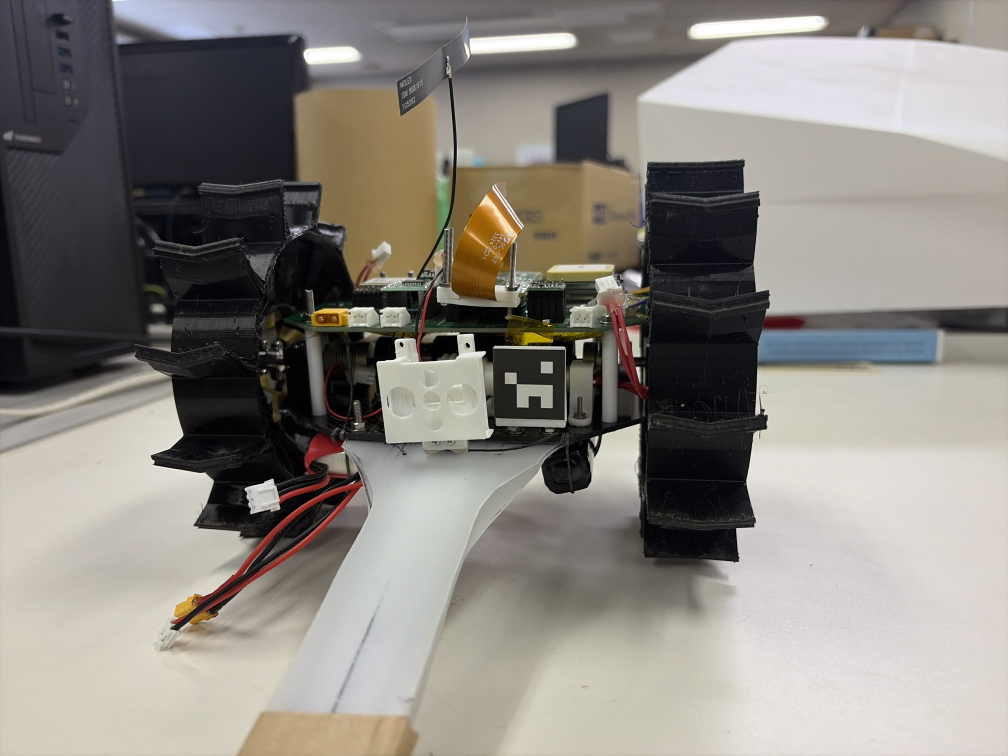
#> input picture images/test.JPG, 4032 x 3024 px (shown at 1/4 size)
$ python test_ar_detect.py
#> lines starting #> are read from the running program, lines starting #| are printed output that depends on the picture
#> the answer given: ../images/test.JPG
### image_processor.py
import cv2
import numpy as np
from pathlib import Path
import math


class ImageProcessor:
    """
    画像処理用クラス

    機能:
        - 画像を読み込む
        - 複数のHSV範囲から任意色を検出して占有率を計算する
        - 画像を圧縮して保存する
        - 画像を保存する
        - ARマーカーを検出する
    """

    RED_HSV_RANGES = [
        ((0, 100, 100), (10, 255, 255)),
        ((160, 100, 100), (179, 255, 255)),
    ]
    ORANGE_HSV_RANGES = [
        ((0, 150, 120), (12, 255, 255)),
        ((170, 150, 120), (179, 255, 255)),
    ]
    PURPLE_HSV_RANGES = [
        ((125, 80, 50), (160, 255, 255)),
    ]

    def __init__(self, logger=None):
        self.logger = logger

    # [5 lines left out: function _log, not called in this run]

    def load_image(self, image_path):
        """
        指定された画像ファイルを読み込む
        """

        image_path = Path(image_path)

        if not image_path.exists():
            raise FileNotFoundError(f"画像ファイルが存在しません: {image_path}")

        image = cv2.imread(str(image_path))
#> image is the input picture: shape (3024, 4032, 3); mean B, G, R 127.8, 133.8, 138.2

        if image is None:
            raise ValueError(f"画像を読み込めませんでした: {image_path}")

        return image

    # [691 lines left out: functions select_best_selfie_image, flip_horizontal, compress_image, detect_color, detect_red_ball_candidates, detect_red_ball_circle_candidates and 1 more, not called in this run]


    def detect_largest_aruco_marker(self, image):
        """
        画像から最大のArUcoマーカーを1つ検出する。

        使用するArUco辞書:
            cv2.aruco.DICT_4X4_50

        Parameters
        ----------
        image : numpy.ndarray
            OpenCVで読み込んだ画像データ

        Returns
        -------
        result : dict
            ArUcoマーカー検出結果
        """

        height, width = image.shape[:2]
#> height = 3024; width = 4032
        image_area = width * height
#> image_area = 12192768

        result = {
            "is_detected": False,
            "marker_id": None,
            "center_x": None,
            "center_y": None,
            "corners": None,
            "tilt_deg": None,
            "marker_area_px": None,
            "marker_area_ratio": None,
            "bbox_x": None,
            "bbox_y": None,
            "bbox_w": None,
            "bbox_h": None,

            "reason": "マーカーが検出されませんでした"
        }

        if image_area == 0:
            result["reason"] = "画像サイズが不正です"
            return result

        # グレースケール化
        gray = cv2.cvtColor(image, cv2.COLOR_BGR2GRAY)
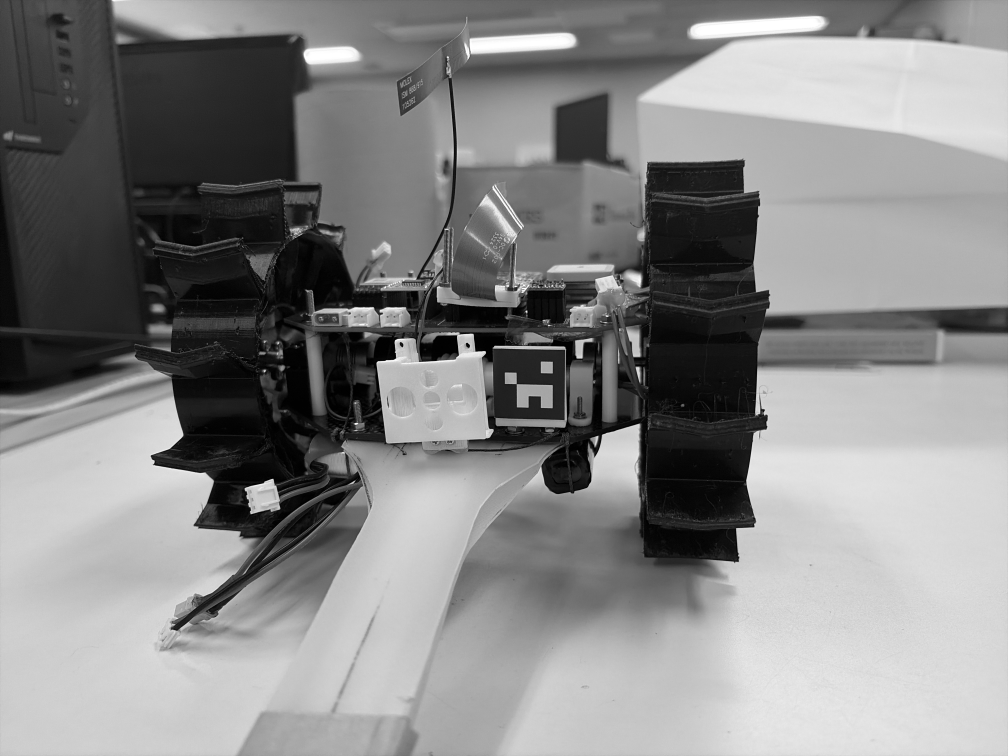
#> gray: shape (3024, 4032) (shown at 1/4 size); min 0, max 255, mean 134.4

        # ArUco辞書を指定
        aruco_dict = cv2.aruco.getPredefinedDictionary(
            cv2.aruco.DICT_4X4_50
        )

        # OpenCVのバージョン差に対応
        if hasattr(cv2.aruco, "ArucoDetector"):
            parameters = cv2.aruco.DetectorParameters()
            detector = cv2.aruco.ArucoDetector(aruco_dict, parameters)
            corners, ids, rejected = detector.detectMarkers(gray)
#> corners = (); ids = None; rejected = 18 items
        else:
            # 旧OpenCVではコンストラクタを直接呼ぶと、環境によって
            # detectMarkers内でsegmentation faultになるため専用factoryを使う。
            parameters = cv2.aruco.DetectorParameters_create()
            corners, ids, rejected = cv2.aruco.detectMarkers(
                gray,
                aruco_dict,
                parameters=parameters
            )

        # マーカー未検出
        if ids is None or len(ids) == 0:
            return result

        # 複数検出された場合は、一番面積が大きいマーカーを採用
        largest_index = 0
        largest_area = 0

        for i, marker_corners in enumerate(corners):
            points = marker_corners[0]
            area = cv2.contourArea(points)

            if area > largest_area:
                largest_area = area
                largest_index = i

        marker_corners = corners[largest_index]
        marker_id = int(ids[largest_index][0])
        points = marker_corners[0]

        # 四隅座標
        top_left = points[0]
        top_right = points[1]

        # 中心座標
        center_x = float(np.mean(points[:, 0]))
        center_y = float(np.mean(points[:, 1]))

        # 画像上の傾き
        dx = top_right[0] - top_left[0]
        dy = top_right[1] - top_left[1]
        tilt_deg = math.degrees(math.atan2(dy, dx))

        # 面積
        marker_area_px = float(cv2.contourArea(points))
        marker_area_ratio = marker_area_px / image_area

        # 外接矩形
        x, y, w, h = cv2.boundingRect(points.astype(np.float32))

        result = {
            "is_detected": True,
            "marker_id": marker_id,
            "center_x": center_x,
            "center_y": center_y,
            "corners": points,
            "tilt_deg": float(tilt_deg),
            "marker_area_px": marker_area_px,
            "marker_area_ratio": float(marker_area_ratio),
            "bbox_x": int(x),
            "bbox_y": int(y),
            "bbox_w": int(w),
            "bbox_h": int(h),

            "reason": "ARマーカーを検出しました"
        }

        return result

    # [65 lines left out: function draw_aruco_detection_result, not called in this run]

### test_scripts/test_ar_detect.py
import sys
from pathlib import Path

# ==============================
# image_processor.py を読み込むためのパス設定
# ==============================
CURRENT_FILE = Path(__file__).resolve()
PROJECT_ROOT = CURRENT_FILE.parents[1]

sys.path.append(str(PROJECT_ROOT))

from image_processor import ImageProcessor


def resolve_image_path(input_path):
    """
    入力された画像パスを解決する。

    対応例:
        images/test.JPG
        ../images/test.JPG
        /home/pi/project/images/test.JPG
    """

    path = Path(input_path).expanduser()

    # 絶対パスならそのまま
    if path.is_absolute():
        return path

    # 実行した場所からの相対パス
    cwd_path = Path.cwd() / path
    if cwd_path.exists():
        return cwd_path

    # projectルートからの相対パス
    project_path = PROJECT_ROOT / path
    if project_path.exists():
        return project_path

    return project_path


def main():
    processor = ImageProcessor()

    print("===== ArUco マーカー検出テスト =====")
    print("検出したい画像パスを入力してください。")
    print("例: images/test.JPG")
    print("例: /home/pi/project/images/test.JPG")
    print()

    input_path = input("画像パス: ").strip().strip('"').strip("'")

    image_path = resolve_image_path(input_path)

    if not image_path.exists():
        print(f"画像ファイルが見つかりません: {image_path}")
        return

    # 画像読み込み
    image = processor.load_image(image_path)

    # 左右反転はしない

    # ArUcoマーカー検出
    result = processor.detect_largest_aruco_marker(image)
#> result = 13 items

    print()
    print("===== 検出結果 =====")
    print(f"画像パス: {image_path}")
    print(f"検出: {result['is_detected']}")
#| 検出: False
    print(f"理由: {result['reason']}")
#| 理由: マーカーが検出されませんでした

    if result["is_detected"]:
        print()
        print("----- マーカー情報 -----")
        print(f"マーカーID: {result['marker_id']}")
        print(f"中心座標: ({result['center_x']:.1f}, {result['center_y']:.1f})")
        print(f"傾き: {result['tilt_deg']:.1f} deg")
        print(f"面積px: {result['marker_area_px']:.1f}")
        print(f"面積比: {result['marker_area_ratio']:.6f}")


if __name__ == "__main__":
    main()

$ run again, with images/FMの設定day13.JPG copied over images/test.JPG
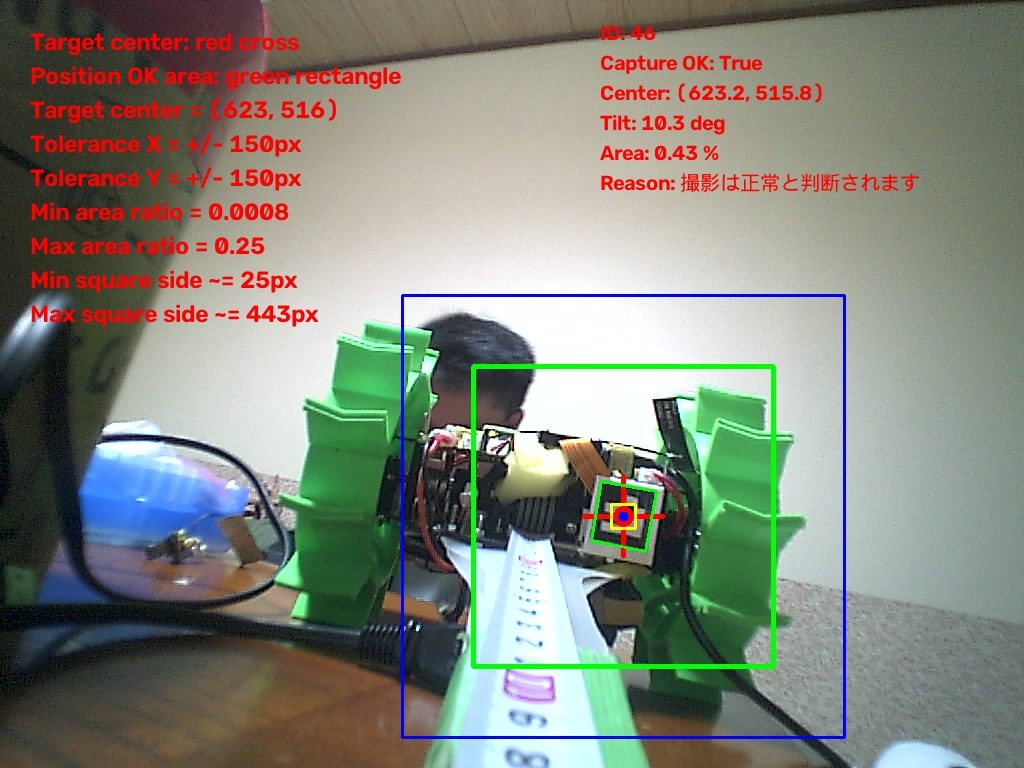
#> input picture images/FMの設定day13.JPG, 1024 x 768 px
#> in load_image, image is the input picture: shape (768, 1024, 3); mean B, G, R 123.6, 134.2, 131.1
#> in detect_largest_aruco_marker, `gray = cv2.cvtColor(image, cv2.COLOR_BGR2GRAY)`:
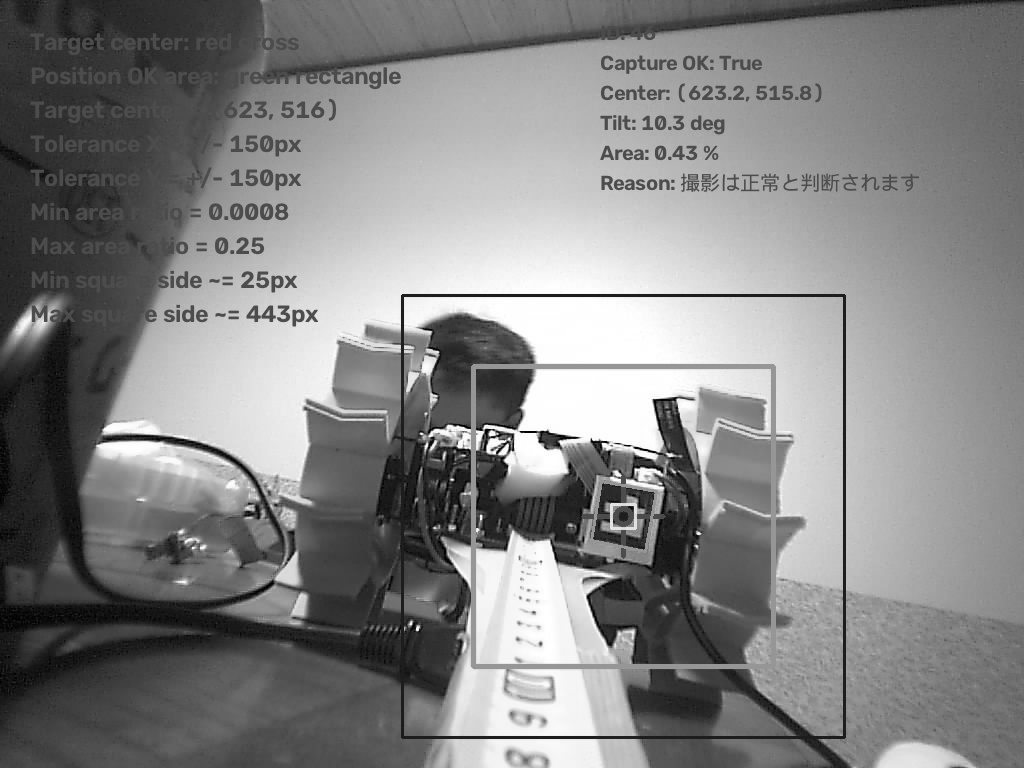
#> gray: shape (768, 1024); min 0, max 255, mean 132.1
#> corners = (); ids = None; rejected = 16 items
#> result = 13 items
#| 検出: False
#| 理由: マーカーが検出されませんでした

$ run again, with images/selfie_20260813_231219_ev+0.0.jpg copied over images/test.JPG
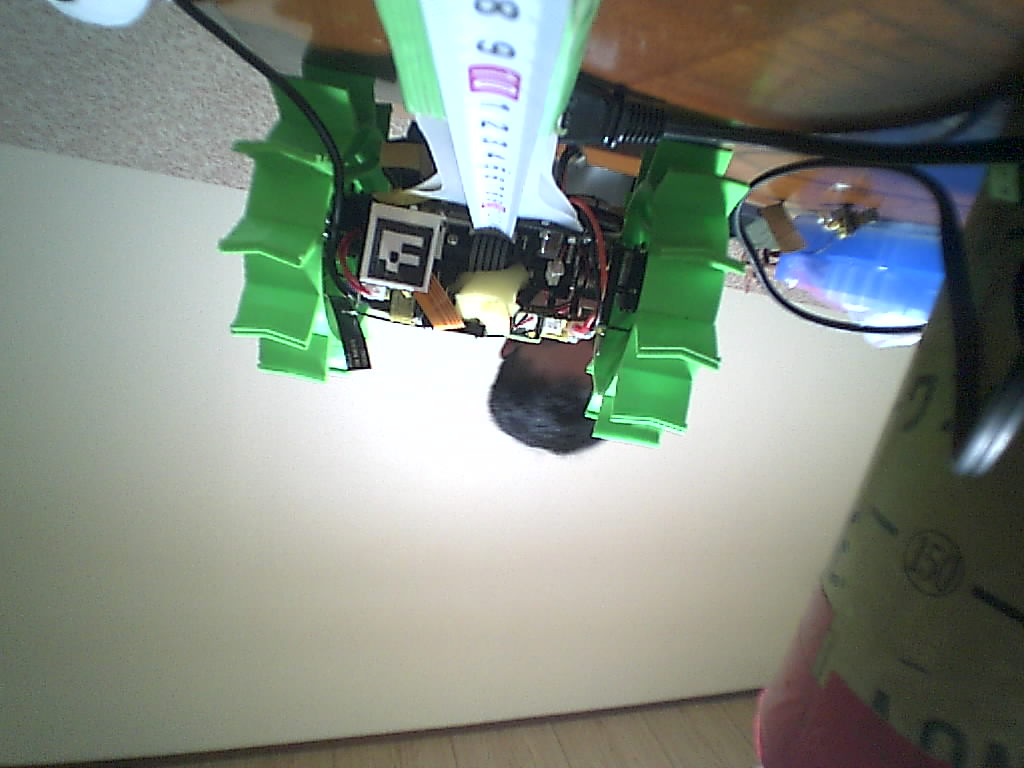
#> input picture images/selfie_20260813_231219_ev+0.0.jpg, 1024 x 768 px
#> in load_image, image is the input picture: shape (768, 1024, 3); mean B, G, R 127.5, 138.1, 129.3
#> in detect_largest_aruco_marker, `gray = cv2.cvtColor(image, cv2.COLOR_BGR2GRAY)`:
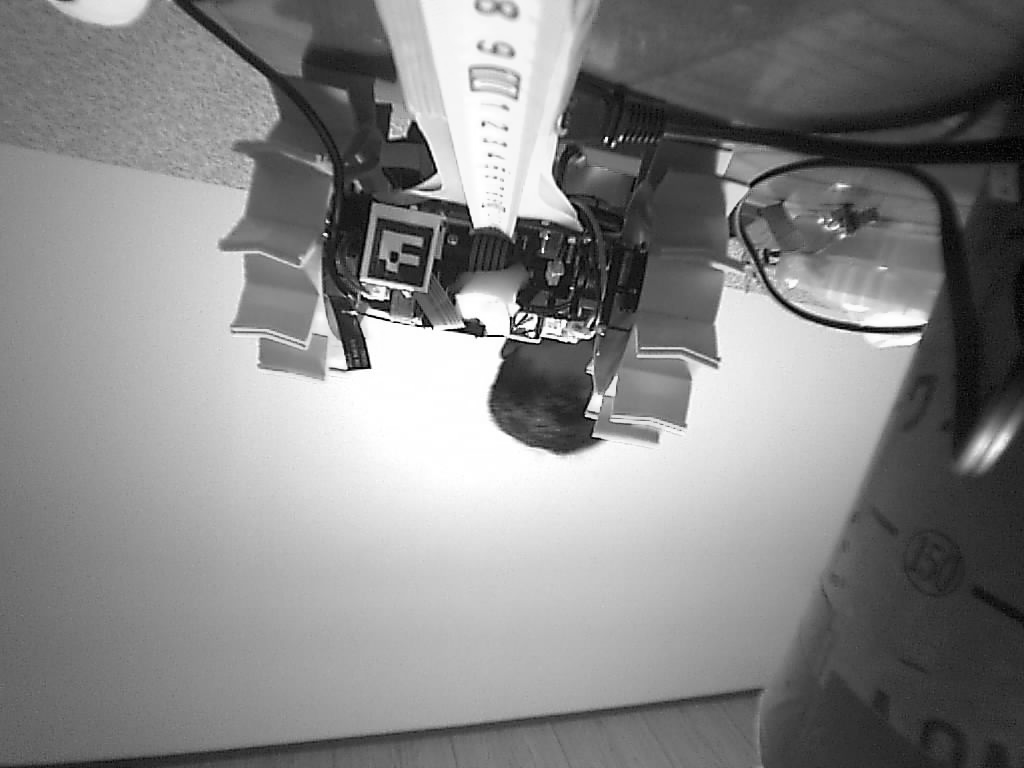
#> gray: shape (768, 1024); min 0, max 255, mean 134.2
#> corners = ([[422, 286], [367, 276], [378, 216], [432, 227]],); ids = [46]; rejected = 7 items
#> the loop in detect_largest_aruco_marker, `for i, marker_corners in enumerate(corners):` made 1 pass
#> (points, area, largest_area, largest_index) on pass 1: ([[422, 286], [367, 276], [378, 216], [432, 227]], 3353, 3353, 0)
#> after the loop in detect_largest_aruco_marker, `for i, marker_corners in enumerate(corners):`: largest_area = 3353; largest_index = 0
#> in detect_largest_aruco_marker, `marker_corners = corners[largest_index]`: marker_corners = [[422, 286], [367, 276], [378, 216], [432, 227]]
#> marker_id = 46
#> top_left = [422, 286]
#> top_right = [367, 276]
#> center_x = 399.8
#> center_y = 251.2
#> dx = -55
#> dy = -10
#> tilt_deg = -169.7
#> marker_area_px = 3353
#> marker_area_ratio = 0.00426
#> x = 367; y = 216; w = 66; h = 71
#> result = 13 items
#| 検出: True
#| 理由: ARマーカーを検出しました
#| マーカーID: 46
#| 中心座標: (399.8, 251.2)
#| 傾き: -169.7 deg
#| 面積px: 3353.0
#| 面積比: 0.004264
